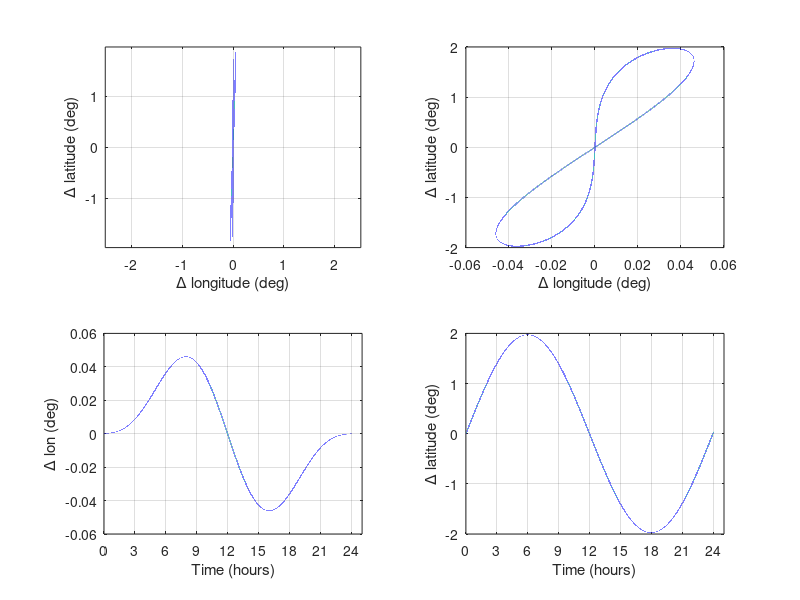

Reproduce this figure in MATLAB.
% Earth parameters
Req  = 6378.137;		% km, equatorial radius of the earth
muE  = 398600.4415;		% mu_E = GM : gravitational parameter of the earth km^3/s^2, 
				        % taking M_E = 5.976 * 10^24 kg, G = 6.67 * 10^-11
omegaE = 0.729212e-4;	% rad/s, calculated from sidereal day
sma_c = 42164.16;   	% km, Brij Agrawal, p. 67; ideal geosynchronous

%sma = 42166.9;         % km, GEO semimajor axis in the paper; it is greater than the ideal.   
%sma = 42171.798;  		% GOES 6
sma   = sma_c;          % ideal
del_sma = sma - sma_c;

%e = 0;                 % The offset and asymmetry in lat and other variables disappears with e = 0
%e = 0.00007;
%e = 0.0005;			% Vinod
e = 0.000316;			% GOES 6

%i = 0.1 * pi/180;  	    % Vinod
%i = 2 * pi/180;		% inclination, rad
%i = 0;                 % ideal
i = 1.97310 * pi/180;	% GOES 6

Omega = (235.28-360) * pi/180;	% rad, ascending node angle [-pi,pi]
AoP   = 23.05 * pi/180;		    % rad, argument of perigee

omega0  = sqrt(muE/sma^3);      % rad/s; 
n_synch = sqrt(muE/sma_c^3);
del_n   = - 1.5 * n_synch * del_sma / sma_c;

orbit_period = 2*pi/omega0;
OP_hrs  = floor(orbit_period/3600);
OP_mins = floor((orbit_period - OP_hrs*3600)/60);
OP_sec  = orbit_period - OP_hrs * 3600 - OP_mins * 60;

% step size, seconds, traversing the orbit

dT = 1;                
K  = 24 * 3600 / dT;

% Memory for saving the results
% Nadir angle from a deviated lat-lon caused by i (Brij Agrawal, p. 69) to
% the target P -- the ideal longitude of the geostationary satellite with latitude = 0

Time        = NaN(K+1,1);
Nadir_angle = NaN(K+1,1);
Lamda       = NaN(K+1,1);    % Target - SSP distance in angle

PhiEp        = NaN(K+1,1);   % azimuth of the target, 
PhiEn        = NaN(K+1,1);
PhiE         = NaN(K+1,1);
PhiE_polar   = NaN(K+1,1);

Del_lat      = NaN(K+1,1);
Del_lon      = NaN(K+1,1);

Roll  = NaN(K+1,1);
Pitch = NaN(K+1,1);
Yaw   = NaN(K+1,1);

RollH  = NaN(K+1,1);
PitchH = NaN(K+1,1);

for k = 1:K

    Time(k+1,1) = k * dT / 3600;      % hours
    nu          = omega0 * k * dT;    % orbit angle, rad, circular orbit

   % SSP of the geosynchronous satellite: Brij Agrawal, p. 69
    del_lat =              i * sin(nu);
    del_lon = - 0.25 * i * i * sin(2*nu) + del_n * k * dT + 2*e*sin(nu);  % negligible due to i compared to del_lat

    Del_lat(k+1,1) = del_lat * 180/pi;
    Del_lon(k+1,1) = del_lon * 180/pi;
end

figure(1)
subplot (2,2,1)
plot (Del_lon, Del_lat)
xlabel ('\Delta longitude (deg)')
ylabel ('\Delta latitude (deg)')
axis equal
grid on

subplot (2,2,2)
plot (Del_lon, Del_lat)
xlabel ('\Delta longitude (deg)')
ylabel ('\Delta latitude (deg)')
grid on

subplot (2,2,3)
plot (Time, Del_lon)
xlabel ('Time (hours)')
ylabel ('\Delta lon (deg)')
set (gca,'XTick',0:3:24)
grid on

subplot (2,2,4)
plot (Time, Del_lat)
xlabel ('Time (hours)')
ylabel ('\Delta latitude (deg)')
set (gca,'XTick',0:3:24)
grid on
